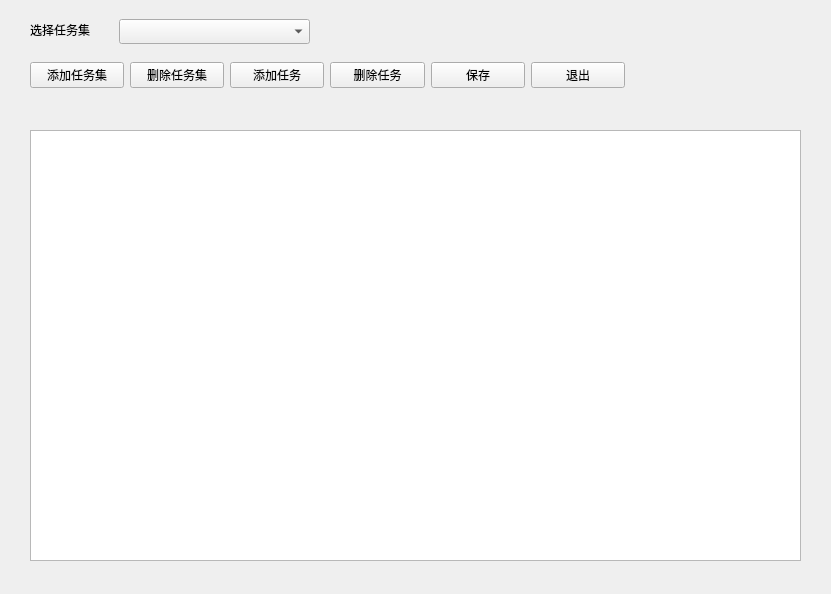
<?xml version="1.0" encoding="UTF-8"?>
<ui version="4.0">
 <class>Widget</class>
 <widget class="QWidget" name="Widget">
  <property name="geometry">
   <rect>
    <x>0</x>
    <y>0</y>
    <width>831</width>
    <height>594</height>
   </rect>
  </property>
  <property name="windowTitle">
   <string>Widget</string>
  </property>
  <widget class="QComboBox" name="comboBox">
   <property name="geometry">
    <rect>
     <x>119</x>
     <y>19</y>
     <width>191</width>
     <height>25</height>
    </rect>
   </property>
  </widget>
  <widget class="QLabel" name="label">
   <property name="geometry">
    <rect>
     <x>30</x>
     <y>20</y>
     <width>75</width>
     <height>19</height>
    </rect>
   </property>
   <property name="text">
    <string>选择任务集</string>
   </property>
  </widget>
  <widget class="QTableView" name="tableView">
   <property name="geometry">
    <rect>
     <x>30</x>
     <y>130</y>
     <width>771</width>
     <height>431</height>
    </rect>
   </property>
  </widget>
  <widget class="QWidget" name="layoutWidget">
   <property name="geometry">
    <rect>
     <x>30</x>
     <y>60</y>
     <width>595</width>
     <height>30</height>
    </rect>
   </property>
   <layout class="QHBoxLayout" name="horizontalLayout">
    <item>
     <widget class="QPushButton" name="pushButton_addTaskSet">
      <property name="text">
       <string>添加任务集</string>
      </property>
     </widget>
    </item>
    <item>
     <widget class="QPushButton" name="pushButton_deleteTaskSet">
      <property name="text">
       <string>删除任务集</string>
      </property>
     </widget>
    </item>
    <item>
     <widget class="QPushButton" name="pushButton_addTask">
      <property name="text">
       <string>添加任务</string>
      </property>
     </widget>
    </item>
    <item>
     <widget class="QPushButton" name="pushButton_deleteTask">
      <property name="text">
       <string>删除任务</string>
      </property>
     </widget>
    </item>
    <item>
     <widget class="QPushButton" name="pushButton">
      <property name="text">
       <string>保存</string>
      </property>
     </widget>
    </item>
    <item>
     <widget class="QPushButton" name="pushButton_2">
      <property name="text">
       <string>退出</string>
      </property>
     </widget>
    </item>
   </layout>
  </widget>
 </widget>
 <resources/>
 <connections/>
</ui>
